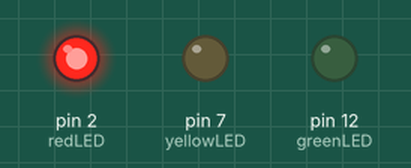
Recording of a sketch running on a simulated Arduino Uno, built with avr-gcc and run on an emulated ATmega328P. Shown: output pins drawn as LEDs (lit = HIGH).

Above: at 2.0 s.
At 4.5 s:
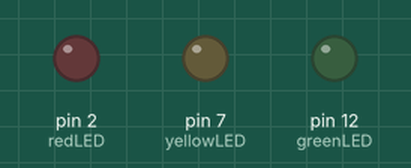
At 8.0 s:
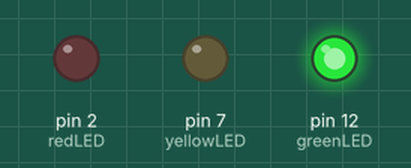
At 13.0 s:
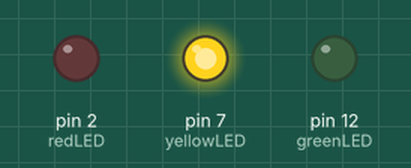
Timing chart, 0 to 19.5 s (numbered marks = the images above):
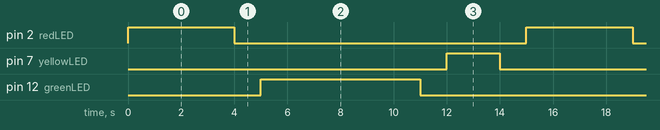

Measured:
- by itself, pin 2 (redLED): alternates HIGH for 4.0 s and LOW for 11.0 s
- by itself, pin 7 (yellowLED): alternates HIGH for 2.0 s and LOW for 13.0 s
- by itself, pin 12 (greenLED): alternates HIGH for 6.0 s and LOW for 9.0 s

The sketch:

Traffic_Light_Controller_Model.ino
```cpp
 int redLED = 2; // set red LED to pin2
 int yellowLED = 7;
 int greenLED = 12;

void setup() {
  // put your setup code here, to run once:
  pinMode(redLED,OUTPUT);
  pinMode(yellowLED,OUTPUT);
  pinMode(greenLED,OUTPUT);


}

void loop() {
  // put your main code here, to run repeatedly:

  /* the traffic light controller will begin witht the red light
   *  on, it will remain that way for 4 seconds, then the green light
   *  will come on for 6 seconds then the yellow light comes on for 2.
   */

   digitalWrite(redLED,HIGH);
   delay(4000); // stay in redlight on state for 4 sec
   digitalWrite(redLED,LOW); // turn off
   delay(1000); // pause
   digitalWrite(greenLED,HIGH);
   delay(6000);
   digitalWrite(greenLED,LOW);
   delay(1000);
   digitalWrite(yellowLED,HIGH);
   delay(2000);
   digitalWrite(yellowLED,LOW);
   delay(1000);
   // repeat

}
```
